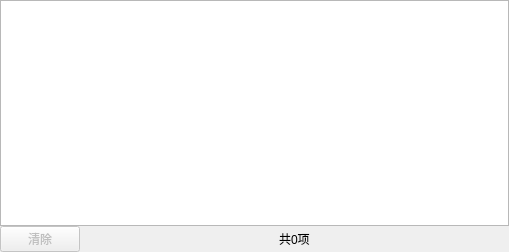
<?xml version="1.0" encoding="UTF-8"?>
<ui version="4.0">
 <class>DownloadDialog</class>
 <widget class="QDialog" name="DownloadDialog">
  <property name="geometry">
   <rect>
    <x>0</x>
    <y>0</y>
    <width>509</width>
    <height>252</height>
   </rect>
  </property>
  <property name="windowTitle">
   <string>下载项目</string>
  </property>
  <layout class="QGridLayout" name="gridLayout">
   <property name="margin">
    <number>0</number>
   </property>
   <property name="spacing">
    <number>0</number>
   </property>
   <item row="0" column="0" colspan="4">
    <widget class="EditTableView" name="downloadsView"/>
   </item>
   <item row="1" column="0">
    <layout class="QHBoxLayout" name="horizontalLayout">
     <item>
      <widget class="QPushButton" name="cleanupButton">
       <property name="enabled">
        <bool>false</bool>
       </property>
       <property name="text">
        <string>清除</string>
       </property>
      </widget>
     </item>
    </layout>
   </item>
   <item row="1" column="2">
    <widget class="QLabel" name="itemCount">
     <property name="text">
      <string>共0项</string>
     </property>
    </widget>
   </item>
   <item row="1" column="3">
    <spacer name="horizontalSpacer">
     <property name="orientation">
      <enum>Qt::Horizontal</enum>
     </property>
     <property name="sizeHint" stdset="0">
      <size>
       <width>148</width>
       <height>20</height>
      </size>
     </property>
    </spacer>
   </item>
   <item row="1" column="1">
    <spacer>
     <property name="orientation">
      <enum>Qt::Horizontal</enum>
     </property>
     <property name="sizeHint" stdset="0">
      <size>
       <width>58</width>
       <height>24</height>
      </size>
     </property>
    </spacer>
   </item>
  </layout>
 </widget>
 <customwidgets>
  <customwidget>
   <class>EditTableView</class>
   <extends>QTableView</extends>
   <header>edittableview.h</header>
  </customwidget>
 </customwidgets>
 <resources/>
 <connections/>
</ui>
